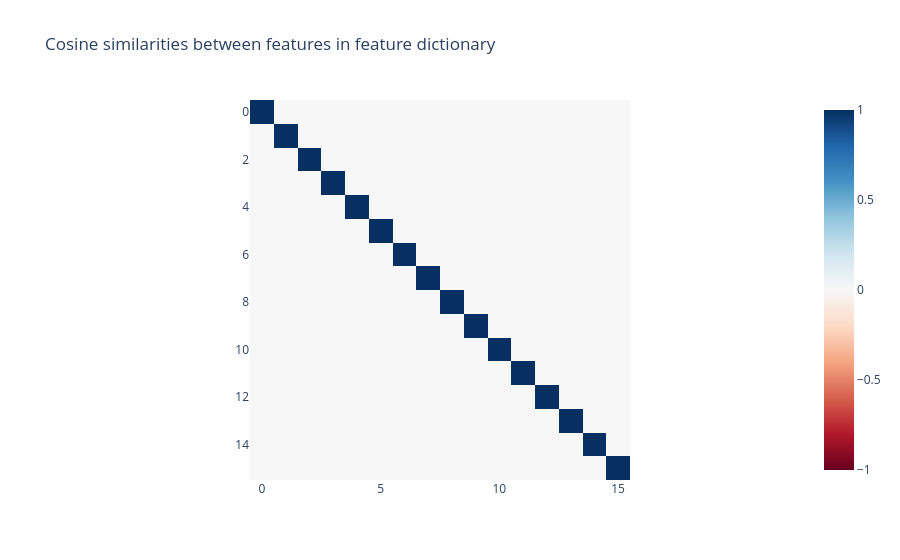

The code cell stored with this chart in its notebook:
### Code cell
import plotly.express as px

from sae_lens.util import cosine_similarities

px.imshow(
    cosine_similarities(feature_dict.feature_vectors).detach(),
    zmin=-1,
    zmax=1,
    color_continuous_scale="rdbu",
    title="Cosine similarities between features in feature dictionary",
)

### Figure 1 — Plotly figure (JSON) as saved in the notebook; plotly's stock layout.template omitted (floating-point values rounded to 4 significant figures; data arrays with more than 128 entries replaced by an {"elided": "..."} marker saying what was removed)
{"data": [{"coloraxis": "coloraxis", "hovertemplate": "x: %{x}<br>y: %{y}<br>color: %{z}<extra></extra>", "name": "0", "type": "heatmap", "xaxis": "x", "yaxis": "y", "z": {"elided": "16x16 float values"}}], "layout": {"coloraxis": {"cmax": 1, "cmin": -1, "colorscale": [[0.0, "rgb(103,0,31)"], [0.1, "rgb(178,24,43)"], [0.2, "rgb(214,96,77)"], [0.3, "rgb(244,165,130)"], [0.4, "rgb(253,219,199)"], [0.5, "rgb(247,247,247)"], [0.6, "rgb(209,229,240)"], [0.7, "rgb(146,197,222)"], [0.8, "rgb(67,147,195)"], [0.9, "rgb(33,102,172)"], [1.0, "rgb(5,48,97)"]]}, "title": {"text": "Cosine similarities between features in feature dictionary"}, "xaxis": {"anchor": "y", "constrain": "domain", "domain": [0.0, 1.0], "scaleanchor": "y"}, "yaxis": {"anchor": "x", "autorange": "reversed", "constrain": "domain", "domain": [0.0, 1.0]}}}
